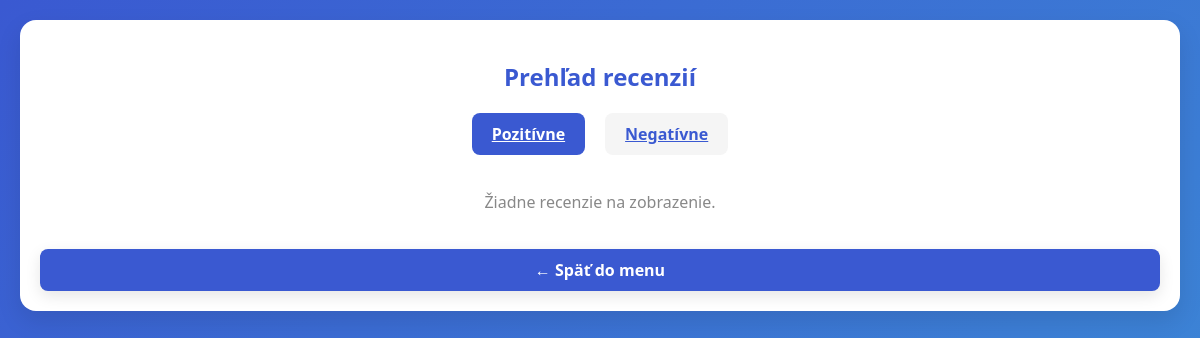
Before: /cabinet/feedback_admin.php with the older database file.
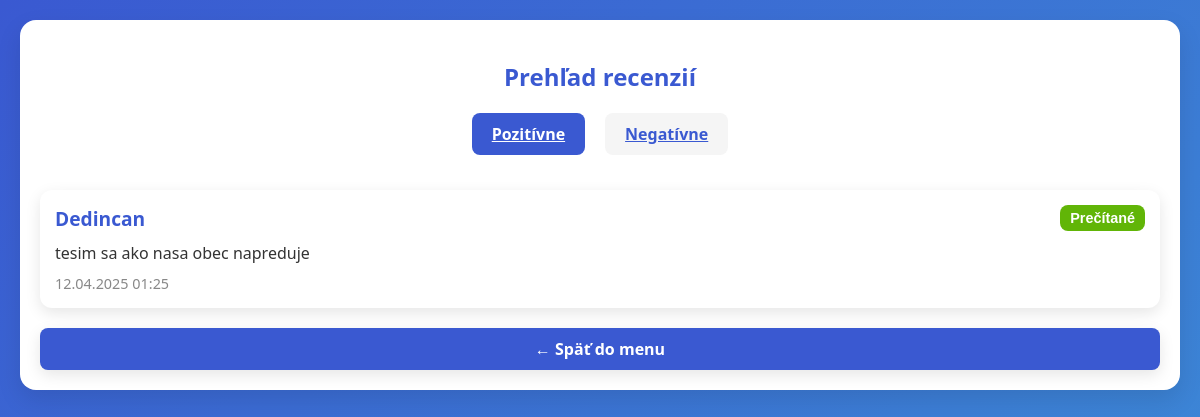
After: the same page with the newer database file.
### tables this page shows
CREATE TABLE `feedback` (
  `id` int(11) NOT NULL,
  `typ_osoby` enum('dedincan','cudzinec') NOT NULL COMMENT 'Určuje, či je osoba dedinčan alebo cudzinec',
  `typ_recenzie` enum('pozitivna','negativna') NOT NULL COMMENT 'Určuje, či je recenzia pozitívna alebo negatívna',
  `text_recenzie` text NOT NULL COMMENT 'Text recenzie od osoby',
  `datum` timestamp NOT NULL DEFAULT current_timestamp() COMMENT 'Dátum a čas pridania recenzie'
);

### cabinet/feedback_admin.php (the view, shortened to what this page needs)
<?php
require 'db.php';
$recenzie = [];
$filter = isset($_GET['filter']) ? $_GET['filter'] : 'pozitivna';
$sql = "SELECT id, typ_osoby, text_recenzie, datum FROM feedback WHERE typ_recenzie = ? ORDER BY datum DESC";
$stmt = $conn->prepare($sql);
$stmt->bind_param("s", $filter);
$stmt->execute();
$result = $stmt->get_result();
if ($result->num_rows > 0) {
    while ($row = $result->fetch_assoc()) {
        $recenzie[] = $row;
    }
}
?>
<!DOCTYPE html>
<html lang="sk">
<head>
</head>
<body>
    <div class="container">
        <h2>Prehľad recenzií</h2>
        <div class="filter-buttons">
            <a href="?filter=pozitivna" class="filter-button <?= $filter === 'pozitivna' ? 'active' : '' ?>">Pozitívne</a>
            <a href="?filter=negativna" class="filter-button <?= $filter === 'negativna' ? 'active' : '' ?>">Negatívne</a>
        </div>
        <?php if (!empty($recenzie)): ?>
            <?php foreach ($recenzie as $recenzia): ?>
                <div class="review-box">
                    <div class="review-header">
                        <h3><?= htmlspecialchars(ucfirst($recenzia['typ_osoby'])) ?></h3>
                        <form method="post" style="display: inline;">
                            <button type="submit" class="delete-button">Prečítané</button>
                        </form>
                    </div>
                    <div class="review-body">
                        <?= nl2br(htmlspecialchars($recenzia['text_recenzie'])) ?>
                    </div>
                    <div class="review-date">
                        <?= date('d.m.Y H:i', strtotime($recenzia['datum'])) ?>
                    </div>
                </div>
            <?php endforeach; ?>
        <?php else: ?>
            <p style="text-align: center; color: #888;">Žiadne recenzie na zobrazenie.</p>
        <?php endif; ?>
        <a href="cabinet_menu.php" class="back-button">← Späť do menu</a>
    </div>
</body>
</html>

Changed rows visible on the page:
added feedback: typ_osoby "Dedincan", text_recenzie "tesim sa ako nasa obec napreduje", datum "12.04.2025 01:25"
Other visible differences:
text no longer shown: "Žiadne recenzie na zobrazenie."
